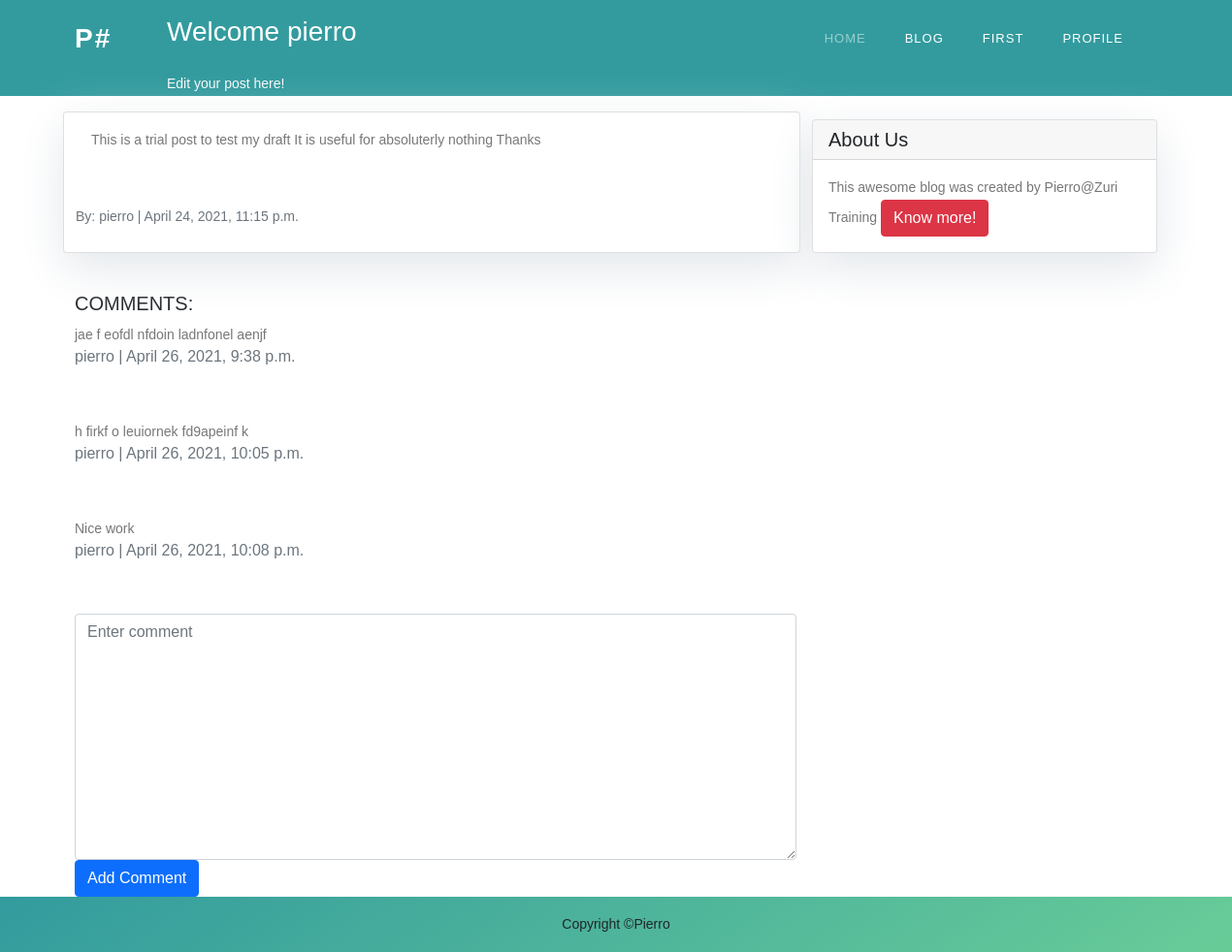
Page /blog/content/trial-post/ (signed in) on the committed database.
### blog/models.py (models this page shows, shortened)
class Post(models.Model):
	STATUS = (
		(0, 'Draft'), (1, 'Publish')
		)
	author = models.ForeignKey(User, on_delete=models.CASCADE)
	title = models.CharField(max_length=200, unique=True)
	slug = models.SlugField(max_length=200, unique=True)
	body = models.TextField()
	status = models.IntegerField(choices=STATUS, default=0)
	date_created = models.DateTimeField(auto_now_add=True)
	date_modified = models.DateTimeField()
	class Meta:
		ordering = ['-date_created']

class Comment(models.Model):
	author = models.ForeignKey(User, on_delete=models.CASCADE, verbose_name='author')
	post = models.ForeignKey(Post, on_delete=models.CASCADE, verbose_name='post')
	body = models.TextField()
	date_created = models.DateTimeField(auto_now_add=True)

### blog/views.py (the view, shortened to what this page needs)
# urls.py: path('content/<slug:slug>/', views.blog_detail, name='blog_detail'),
def blog_detail(req, slug):
	queryset = get_object_or_404(Post, slug=slug)
	comments = Comment.objects.filter(post=queryset)
	form = CommentForm()
	contxt = {'title':queryset.title, 'post': queryset, 'form': form, 'comments':comments, }
	return render(req, 'blog/blog_detail.html', contxt)

### blog/forms.py
class CommentForm(ModelForm):
	class Meta:
		model = Comment
		widgets = {'body': forms.Textarea(attrs={'placeholder': 'Enter comment', 'class':'form-control'}),}
		fields = ['body',]

### blog/templates/blog/blog_detail.html (shortened to what this page needs)
{% extends 'base.html' %} {% block content %}
<header style="background: rgb(51,155,158)">
    <div class="container">
        <div class="row">
            <div class="col-md-8 col-md-10 mx-auto">
                <div class="site-heading">
                    <h3 class="site-heading my-4 mt-3 text-white">Welcome {{user.username}} </h3>
                    <p class="text-light"> Edit your post here! &nbsp;
                    </p>
                </div>
            </div>
        </div>
    </div>
</header>
<div class="container">
  <div class="row">
    <div class="col-md-8 card mb-4  mt-3 left  top">
      <div class="card-body">
        <p class="card-text ">{{ post.body | safe }}</p>
      </div>
      <p class=" text-muted"> By: {{ post.author }} | {{ post.date_created }}</p>
        <br>
    </div>
    {% block sidebar %} {% include 'blog/sidebar.html' %} {% endblock sidebar %}
  </div>
    <div class="row">
        <div class="col-md-8 mt-3 left">
            <h5 class="card-title">COMMENTS:</h5>
            {%if comments %}
            {% for comment in comments %}
                <div>
                        <p>{{comment.body | safe}}</p>
                </div>
                <p class="text-muted h6">{{ comment.author }} | {{ comment.date_created}} </p>
                <br><br>
            {% endfor %}
            {%else%}
                No comment yet!
            {%endif%}
        </div>
    </div>
    {%if user.is_authenticated %}
<form class="form" method="post" action="{%url 'blog_detail' post.slug%}">
    {%for field in form%}
    <div class="col-md-8 shift">
        <p>
            {{ field }}
        </p>
    </div>
    <button class="btn btn-primary" type="submit">Add Comment </button>
</form>
{% endfor %}
{%else%}
<div class="card-text">
   Please <a href="{%url 'blog_signin' %}"> Sign In </a> to add your comments
</div>
{% endif %}
</div>
{% endblock content %}

### static/css/style.css (style rules this page uses)
html, body, div, span, applet, object, iframe, h1, h2, h3, h4, h5, h6, p, blockquote, div pre, a, abbr, acronym, address, big, cite, code, del, dfn, em, font, img, ins, kbd, q, s, samp, small, strike, strong, sub, sup, tt, var, b, u, i, center, dl, dt, dd, ol, ul, li, figure, header, nav, section, article, aside, footer, figcaption { margin: 0; padding: 0; border: 0; outline: 0; }
header, nav, section, article, aside, footer, hgroup { display: block; }
* { box-sizing: border-box; }
html, body { font-family: 'Raleway', sans-serif; font-weight: 400; background-color: #fff; font-size: 16px; -ms-text-size-adjust: 100%; -webkit-font-smoothing: antialiased; -moz-osx-font-smoothing: grayscale; }
h1, h2, h3, h4, h5, h6 { margin-top: 0px; margin-bottom: 0px; }
p { font-size: 14px; line-height: 25px; color: #777; }
html, body { background: #fff; font-family: 'Raleway', sans-serif; }
*, *:before, *:after { -webkit-box-sizing: border-box; box-sizing: border-box; -webkit-font-smoothing: antialiased; -moz-osx-font-smoothing: grayscale; }

### blog/templates/blog/sidebar.html (style rules this page uses)
.card { box-shadow: 0 16px 48px #E3E7EB; }

### rows in the picture
Post: body "This is a trial post to test my draft It is useful for absoluterly nothing Thanks", author "pierro", date_created "April 24, 2021, 11:15 p.m."
Comment: body "jae f eofdl nfdoin ladnfonel aenjf", author "pierro", date_created "April 26, 2021, 9:38 p.m."
Comment: body "h firkf o leuiornek fd9apeinf k", author "pierro", date_created "April 26, 2021, 10:05 p.m."
Comment: body "Nice work", author "pierro", date_created "April 26, 2021, 10:08 p.m."

### other values in the picture
{{ user.username }} "pierro"
